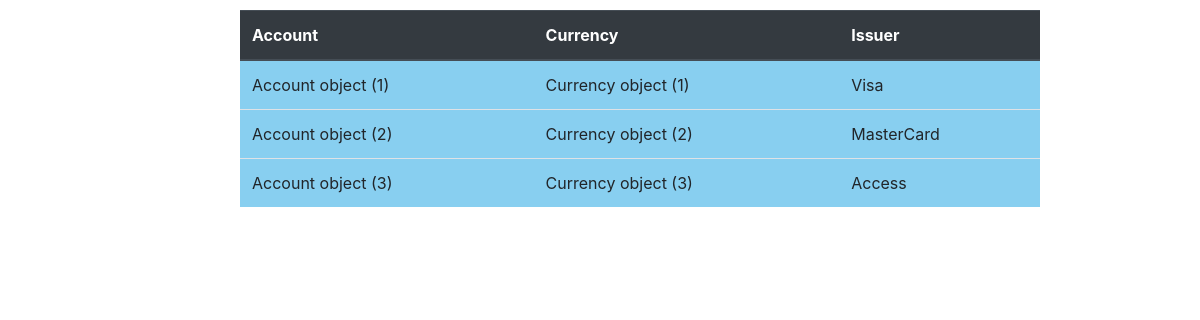
/walletapp/thirdparties/, run on an earlier commit of the app's database.
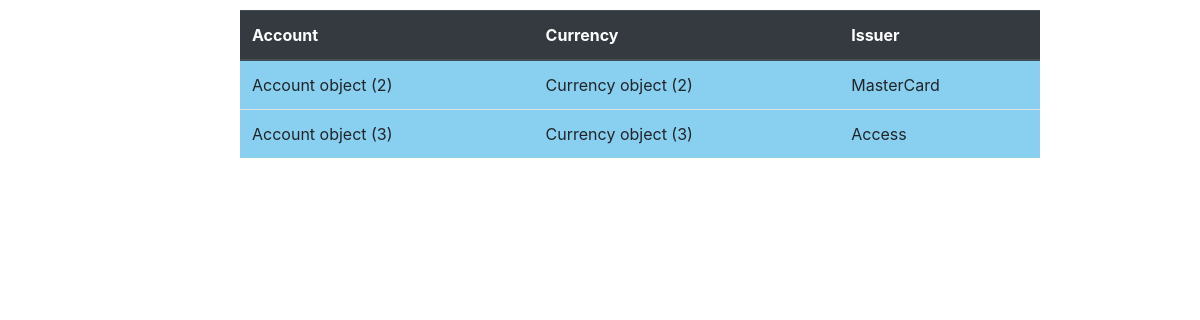
And on a later commit of the database.
### walletapp/models.py (models this page shows)
class ThirdParty(models.Model):
    account= models.ForeignKey("Account",on_delete=models.CASCADE,related_name='Thirdparty_account')
    transaction_amount= models.BigIntegerField()
    currency = models.ForeignKey("Currency",on_delete=models.CASCADE,related_name='Thirdparty_currency')
    date_of_issue = models.DateTimeField()
    wallet= models.ForeignKey("Wallet",on_delete=models.CASCADE,related_name='Thirdparty_wallet')
    issuer= models.CharField(max_length=20)

class Account(models.Model):
    account_name = models.CharField(max_length=20)
    account_number = models.IntegerField()
    account_type = models.CharField(max_length=20)
    account_balance = models.IntegerField()
    wallet = models.ForeignKey("Wallet",on_delete=models.CASCADE,related_name='Account_wallet')

class Currency(models.Model):
    country= models.CharField(max_length=30)
    symbol= models.CharField(max_length=5)
    amount= models.BigIntegerField()

### walletapp/views.py (the view)
# urls.py: path('thirdparties/', views.list_thirdparties, name="thirdparties_list"),
def list_thirdparties(request):
    thirdparties = models.ThirdParty.objects.all()
    return render(request, "thirdparties_list.html",{'thirdparties': thirdparties})

### walletapp/templates/thirdparties_list.html (shortened to what this page needs)
<!DOCTYPE html>
<html lang="en">
<head>
    <link rel="stylesheet" href="https://cdn.jsdelivr.net/npm/bootstrap@4.3.1/dist/css/bootstrap.min.css">
</head>
<body>
    <table class="table" style="width: 50rem; margin-top:10px;margin-left: 20%; padding:2% 5%; background-color:#88CFF0;">
        <thead class="thead-dark">        <tr>
            <th>Account</th>
            <th>Currency</th>
            <th>Issuer</th>
        </tr>
        </thead>
        <tr>
            {%for thirdparty in thirdparties%}
            <td>{{thirdparty.account}}</td>
            <td>{{thirdparty.currency}}</td>
            <td>{{thirdparty.issuer}}</td>
        </tr>
        {% endfor %}
    </table>
</body>
</html>

What changed in the data, as far as the page shows it:
removed ThirdParty: account "Account object (1)", currency "Currency object (1)", issuer "Visa"
